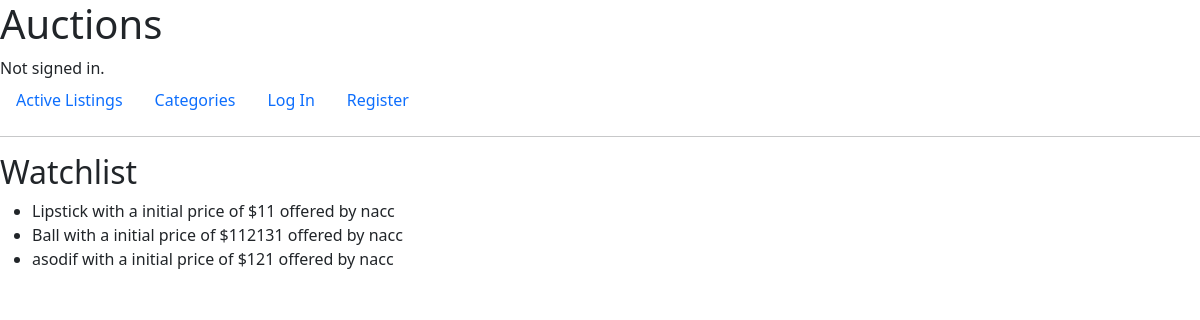
Screenshot of /watchlist/ with the database file from the repository.
### auctions/models.py (models this page shows, shortened)
class Auction(models.Model):
    name = models.CharField(max_length=25)
    price = models.IntegerField()
    description = models.TextField(max_length=100)
    seller = models.ForeignKey(
        User,
        related_name="auctions",
        on_delete=models.CASCADE
        )
    image = models.ImageField(
        null=True,
        blank=True,
        upload_to='photos/'
        )
    category = models.ForeignKey(
        Category,
        null=True,
        related_name="auctions",
        on_delete=models.SET_NULL
        )
    start_time = models.DateTimeField()
    watchers = models.ManyToManyField(
        User,
        blank=True,
        related_name='auctions_watchers'
        )
    status = models.BooleanField(default=True)
    class Meta:
        ordering = ('start_time',)
    def __str__(self):
        return f"{self.name} with a initial price of ${self.price} offered by {self.seller}"

class User(AbstractUser):
    def __str__(self):
        return f"{self.username}"

### auctions/views.py (the view)
# urls.py: path("watchlist/", views.watchlist, name="watchlist")
def watchlist(request):
    wlist = Auction.objects.filter(watchers=request.user.id)
    return render(request, 'auctions/watchlist.html',
    {"list":wlist})

### auctions/templates/auctions/watchlist.html (shortened to what this page needs)
{% extends "auctions/layout.html" %}
{% block body %}
    <h2>Watchlist</h2>
    <ul>
        {% for i in list%}
            <li><a class="nav-link" href="{% url 'auction' i.id %}">{{ i }}</a></li>
        {% endfor %}
    </ul>
{% endblock %}

### rows the page displays
Auction: name+price+seller "Lipstick with a initial price of $11 offered by nacc"
Auction: name+price+seller "Ball with a initial price of $112131 offered by nacc"
Auction: name+price+seller "asodif with a initial price of $121 offered by nacc"
